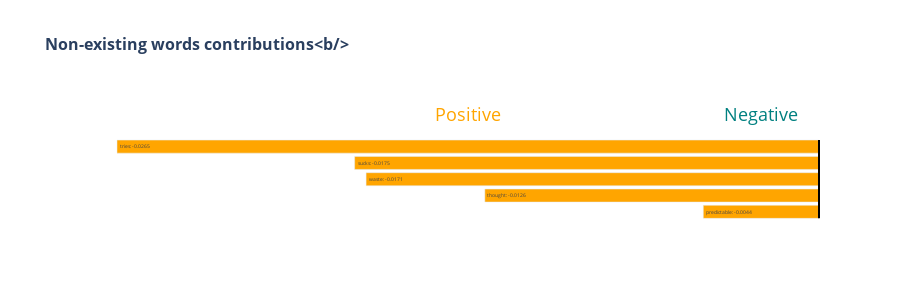
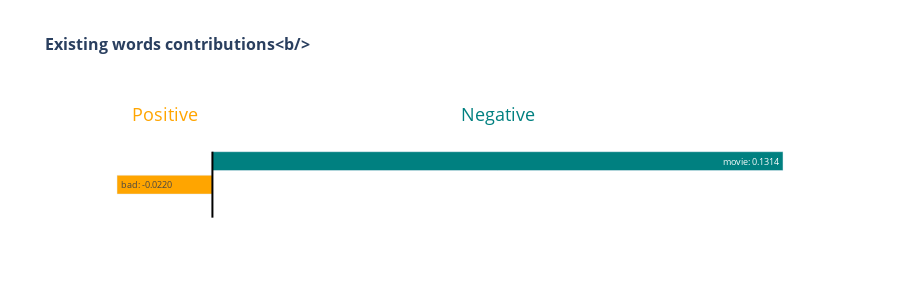

Notebook cell for these charts, in order:
### Code cell
ind = 24
tv.visualize_normal(columnNames, biases[ind], predictions[ind], exps[ind], classes)

### Figure 1 — Plotly figure (JSON) as saved in the notebook; plotly's stock layout.template omitted (floating-point values rounded to 4 significant figures)
{"data": [{"base": 0, "marker": {"color": ["orange", "orange", "orange", "orange", "orange"]}, "name": "Contributions", "orientation": "h", "text": ["predictable: -0.0044", "thought: -0.0126", "waste: -0.0171", "sucks: -0.0175", "tries: -0.0265"], "textposition": "auto", "type": "bar", "x": [-0.00436, -0.01259, -0.01707, -0.0175, -0.02646], "y": ["predictable", "thought", "waste", "sucks", "tries"]}], "layout": {"annotations": [{"font": {"color": "teal", "size": 18}, "showarrow": false, "text": "Negative", "x": -0.00218, "y": 6}, {"font": {"color": "orange", "size": 18}, "showarrow": false, "text": "Positive", "x": -0.01323, "y": 6}], "autosize": false, "height": 300, "plot_bgcolor": "rgba(0,0,0,0)", "shapes": [{"line": {"color": "Black", "width": 2}, "type": "line", "x0": 0, "x1": 0, "y0": -0.4, "y1": 4.4}], "title": {"font": {"size": 16}, "text": "<b>Non-existing words contributions<b/>"}, "xaxis": {"showticklabels": false}, "yaxis": {"showticklabels": false}}}

### Figure 2 — Plotly figure (JSON) as saved in the notebook; plotly's stock layout.template omitted (floating-point values rounded to 4 significant figures)
{"data": [{"base": 0, "marker": {"color": ["teal", "orange", "teal"]}, "name": "Contributions", "orientation": "h", "text": [": 0.0000", "bad: -0.0220", "movie: 0.1314"], "textposition": "auto", "type": "bar", "x": [0, -0.02198, 0.1314], "y": ["", "bad", "movie"]}], "layout": {"annotations": [{"font": {"color": "teal", "size": 18}, "showarrow": false, "text": "Negative", "x": 0.06571, "y": 4}, {"font": {"color": "orange", "size": 18}, "showarrow": false, "text": "Positive", "x": -0.01099, "y": 4}], "autosize": false, "height": 300, "plot_bgcolor": "rgba(0,0,0,0)", "shapes": [{"line": {"color": "Black", "width": 2}, "type": "line", "x0": 0, "x1": 0, "y0": -0.4, "y1": 2.4}], "title": {"font": {"size": 16}, "text": "<b>Existing words contributions<b/>"}, "xaxis": {"showticklabels": false}, "yaxis": {"showticklabels": false}}}
